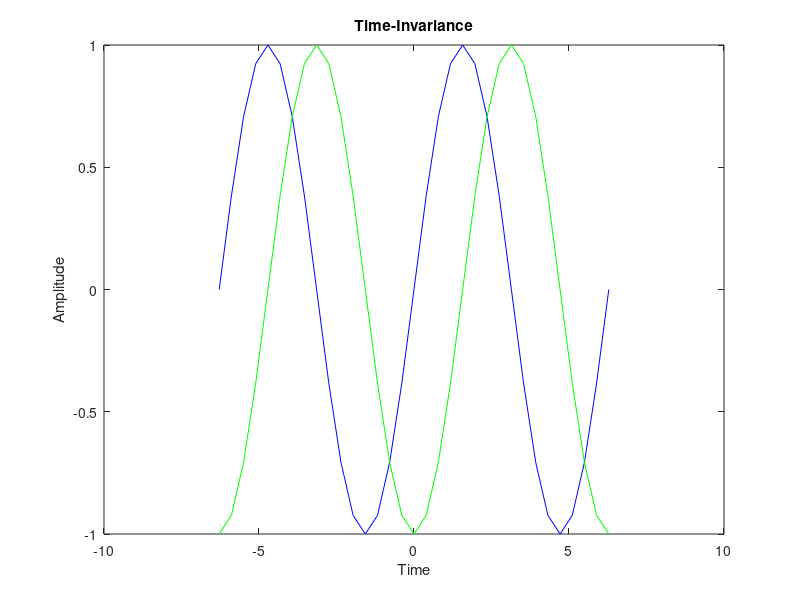

MATLAB code for this plot:
%Sine Function--------------------------------

t= -2*pi : pi/8 : 2*pi;
y=sin(t);
z=sin(t+(3*pi/2));
subplot(1,1,1);
plot(t,y,'b');
hold on;
subplot(1,1,1);
plot(t,z,'g');
hold off;
xlabel('Time');
ylabel('Amplitude');
title('Time-Invariance');